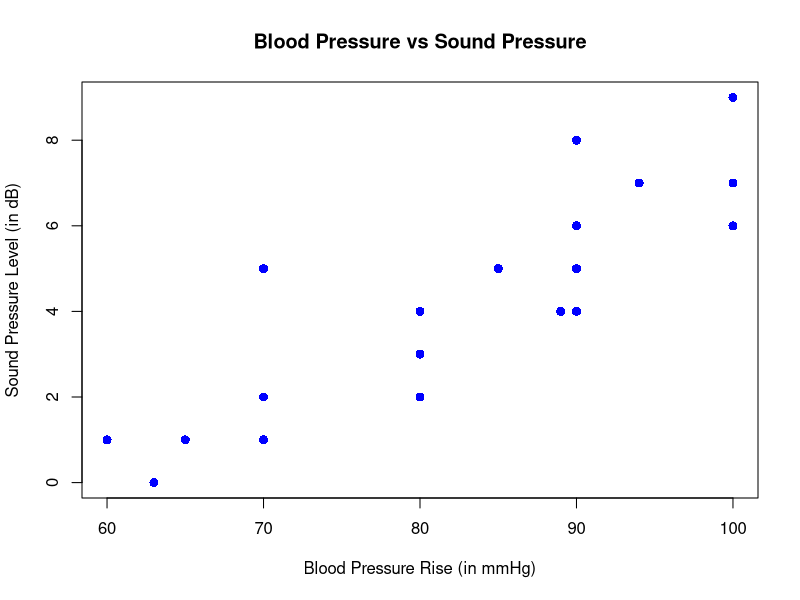
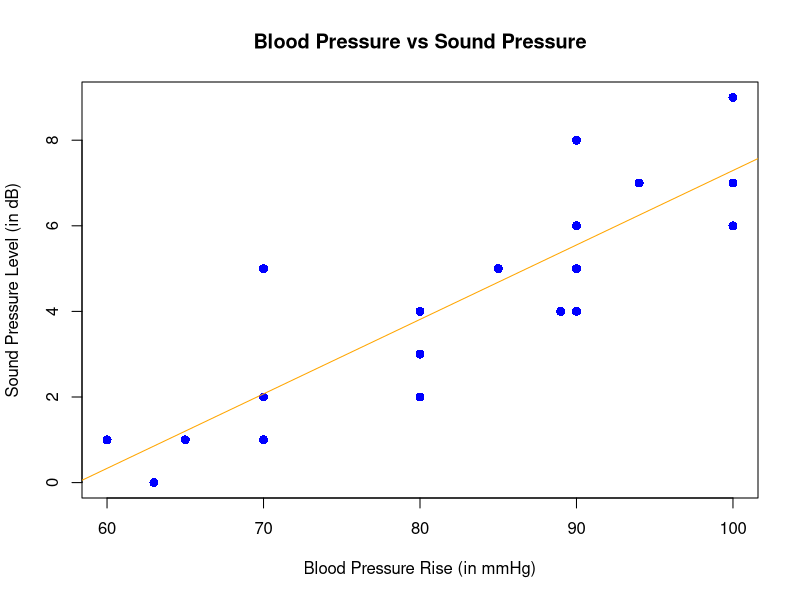

Generate these figures, in order, with R:
## ---- chunk 1
knitr::opts_chunk$set(echo = TRUE)
## ---- chunk 2
x <- c(60, 63, 65, 70, 70, 70, 80, 90, 80, 80, 85, 89, 90, 90, 90, 90, 94, 100, 100, 100)
y <- c(1, 0, 1, 2, 5, 1, 4, 6, 2, 3, 5, 4, 6, 8, 4, 5, 7, 9, 7, 6)
plot(x,y, pch=16, cex=1.2, col="blue", main="Blood Pressure vs Sound Pressure", xlab="Blood Pressure Rise (in mmHg)", ylab="Sound Pressure Level (in dB)")
## ---- chunk 3
library(knitr)
x <- c(60, 63, 65, 70, 70, 70, 80, 90, 80, 80, 85, 89, 90, 90, 90, 90, 94, 100, 100, 100)
y <- c(1, 0, 1, 2, 5, 1, 4, 6, 2, 3, 5, 4, 6, 8, 4, 5, 7, 9, 7, 6)
sums <- data.frame(x, y, x^2, x*y)
kable(sums, "pipe", col.names=c("$x$", "$y$", "$x^2$", "$xy$"), align=c("l", "l", "l", "l"), caption="Values needed for the equation:")
## ---- chunk 4
x <- c(60, 63, 65, 70, 70, 70, 80, 90, 80, 80, 85, 89, 90, 90, 90, 90, 94, 100, 100, 100)
y <- c(1, 0, 1, 2, 5, 1, 4, 6, 2, 3, 5, 4, 6, 8, 4, 5, 7, 9, 7, 6)
plot(x,y, pch=16, cex=1.2, col="blue", main="Blood Pressure vs Sound Pressure", xlab="Blood Pressure Rise (in mmHg)", ylab="Sound Pressure Level (in dB)")
abline(-10.107, 0.174, col="orange")
